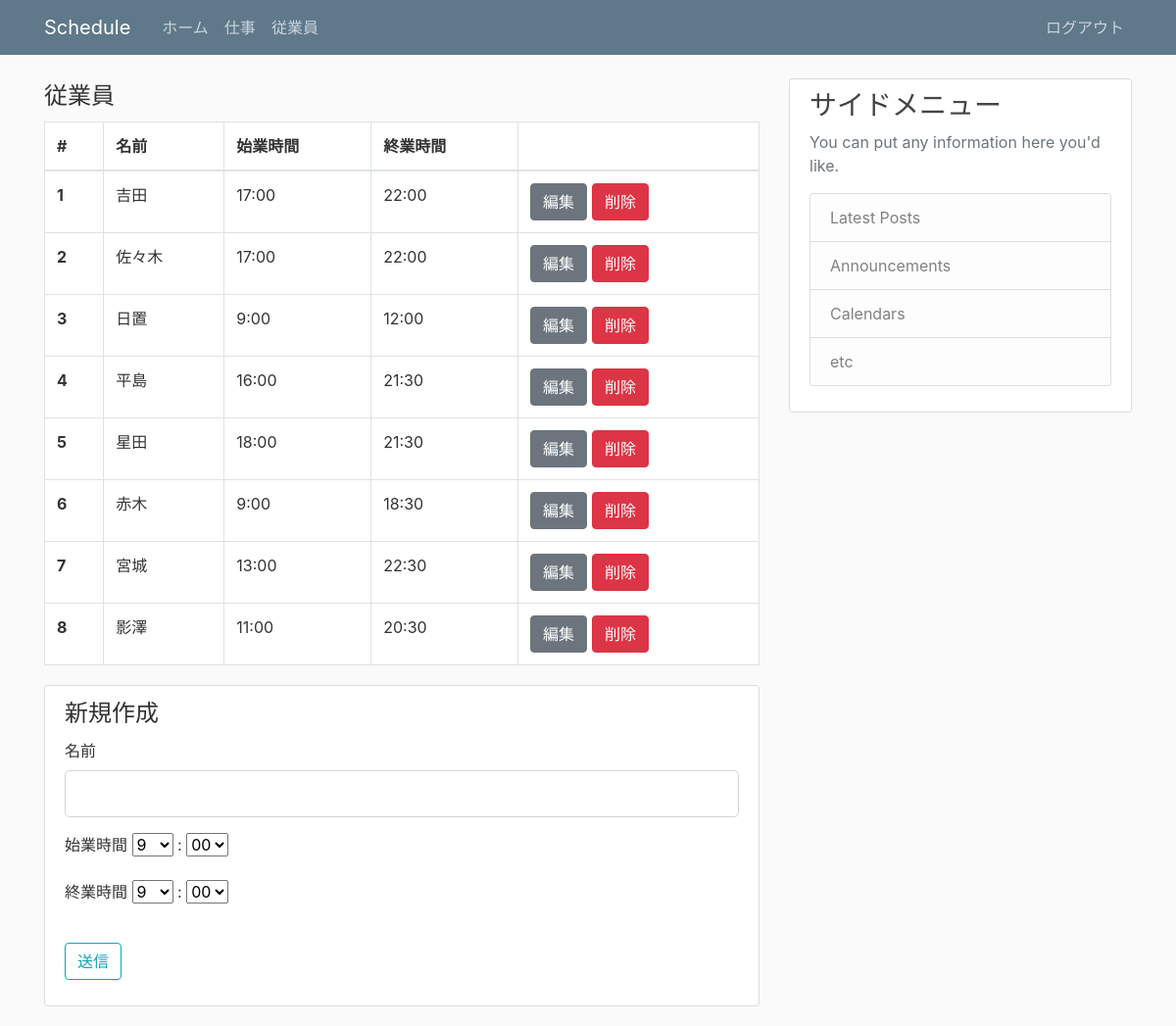
Screenshot of /worker (signed in) with the database file from the repository.
### flask_schedule/models.py (models this page shows, shortened)
class Worker(db.Model):
  id = db.Column(db.Integer, primary_key=True)
  workername = db.Column(db.String(20), unique=True, nullable=False)
  starttime = db.Column(db.String(10))
  endtime = db.Column(db.String(10))

### flask_schedule/views/worker.py (the view, shortened to what this page needs)
@app.route('/worker', methods=['GET', 'POST'])
def worker():
  if not session.get('logged_in'):
    return redirect(url_for('login'))
  workers = Worker.query.all()
  form = WorkerForm()
  hour = hourlist
  minutes = minuteslist
  form.starttime_hour.choices = hourlist
  form.starttime_minutes.choices = minuteslist
  form.endtime_hour.choices = hourlist
  form.endtime_minutes.choices = minuteslist
  if request.method == "GET":
    return render_template('worker/worker.html',form=form,workers=workers)

### flask_schedule/forms.py
class WorkerForm(FlaskForm):
  workername = StringField('名前',validators=[DataRequired(), Length(min=2, max=20)])
  starttime_hour = SelectField('始業時間',validators=[DataRequired()])
  starttime_minutes = SelectField(':',validators=[DataRequired()])
  endtime_hour = SelectField('終業時間',validators=[DataRequired()])
  endtime_minutes = SelectField(':',validators=[DataRequired()])
  submit = SubmitField('送信')

### flask_schedule/templates/worker/worker.html (shortened to what this page needs)
{% extends "layout.html" %}
{% block content %}
  <table class="table table-bordered content-section">
    <legend>従業員</legend>
    <thead>
      <tr>
        <th scope="col">#</th>
        <th scope="col">名前</th>
        <th scope="col">始業時間</th>
        <th scope="col">終業時間</th>
        <th></th>
      </tr>
    </thead>
    <tbody>
      {% for worker in workers %}
      <tr>
        <th scope="row">{{ worker.id }}</th>
        <td>{{ worker.workername }}</td>
        <td>{{ worker.starttime }}</td>
        <td>{{ worker.endtime }}</td>
        <td>
          <div class="btn-group">
            <form action="{{ url_for('edit_worker',id = worker.id)}}" method="GET">
              <button type="submit" class="btn btn-secondary">編集</button>
            </form>
            <form action="{{ url_for('delete_worker',id = worker.id)}}" method="GET">
              <button type="submit" class="btn btn-danger" style="margin-left: 5px;" style="margin-right: 5px;">削除</button>
            </form>
          </div>
        </td>
      </tr>
      {% endfor %}
    </tbody>
  </table>
  <div class="content-section">
    <form method="POST" action="">
      <legend>新規作成</legend>
      <div class="form-group">
        <fieldset class="form-group">
          <div class="form-group">
            {{ form.workername.label(class="form-control-label")}}
            {{ form.workername(class="form-control form-control-lg") }}
          </div>
          <div class="form-group">
            {{ form.starttime_hour.label()}}
            {{ form.starttime_hour() }}
            {{ form.starttime_minutes.label()}}
            {{ form.starttime_minutes() }}
          </div>
          <div class="form-group">
            {{ form.endtime_hour.label()}}
            {{ form.endtime_hour() }}
            {{ form.endtime_minutes.label()}}
            {{ form.endtime_minutes() }}
          </div>
        </fieldset>
      </div>
      <div class="form-group">
        {{ form.submit(class="btn btn-outline-info") }}
      </div>
    </form>
  </div>
{% endblock %}

### flask_schedule/static/main.css (style rules this page uses)
body { background: #fafafa; color: #333333; margin-top: 5rem; }
.content-section { background: #ffffff; padding: 10px 20px; border: 1px solid #dddddd; border-radius: 3px; margin-bottom: 20px; }

### rows the page displays
Worker: id "1", workername "吉田", starttime "17:00", endtime "22:00"
Worker: id "2", workername "佐々木", starttime "17:00", endtime "22:00"
Worker: id "3", workername "日置", starttime "9:00", endtime "12:00"
Worker: id "4", workername "平島", starttime "16:00", endtime "21:30"
Worker: id "5", workername "星田", starttime "18:00", endtime "21:30"
Worker: id "6", workername "赤木", starttime "9:00", endtime "18:30"
Worker: id "7", workername "宮城", starttime "13:00", endtime "22:30"
Worker: id "8", workername "影澤", starttime "11:00", endtime "20:30"
